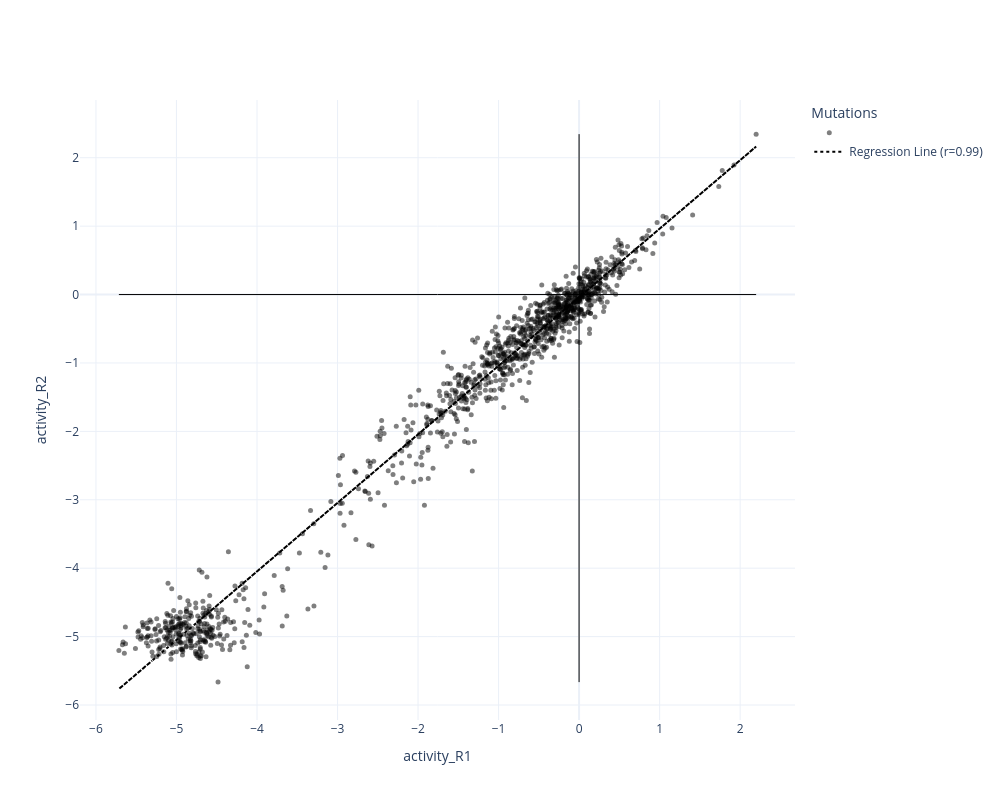

The notebook cell saved with this chart:
### Code cell
data_type = 'activity'
the = 1
fig = replicate_scatter(df_Kan_input, data_type, the)
fig.savefig('./Figures/act_rep_' + str(the) + 'error.svg')
fig.savefig('./Figures/act_rep_' + str(the) + 'error.png')

plotly_fig, search_html = interactive_replicate_scatter(df_Kan_input, data_type, the)
plotly_fig.write_html('Figures/act_rep' + str(the) + 'error.html')

### Figure 1 — Plotly figure (JSON) as saved in the notebook; plotly's stock layout.template omitted (floating-point values rounded to 4 significant figures; data arrays with more than 128 entries replaced by an {"elided": "..."} marker saying what was removed)
{"data": [{"customdata": {"elided": "1180x3 float values"}, "hovertemplate": "Mutation: %{text}<br>activity_R1: %{x:.2f}<br>activity_R2: %{y:.2f}<br>Error_R1: %{customdata[0]:.2f}<br>Error_R2: %{customdata[1]:.2f}<br>Error: %{customdata[2]:.2f}<br>", "marker": {"color": "black", "opacity": 0.5, "size": 5}, "mode": "markers", "name": "", "text": {"elided": "1180 str values"}, "type": "scatter", "x": {"elided": "1180 float values"}, "y": {"elided": "1180 float values"}}, {"line": {"color": "black", "dash": "dot"}, "mode": "lines", "name": "Regression Line (r=0.99)", "type": "scatter", "x": {"elided": "1180 float values"}, "y": {"elided": "1180 float values"}}], "layout": {"height": 800, "legend": {"title": {"text": "Mutations"}}, "shapes": [{"line": {"color": "black", "width": 1}, "type": "line", "x0": -5.716, "x1": 2.199, "y0": 0, "y1": 0}, {"line": {"color": "black", "width": 1}, "type": "line", "x0": 0, "x1": 0, "y0": -5.665, "y1": 2.345}], "width": 1000, "xaxis": {"title": {"text": "activity_R1"}}, "yaxis": {"title": {"text": "activity_R2"}}}}
